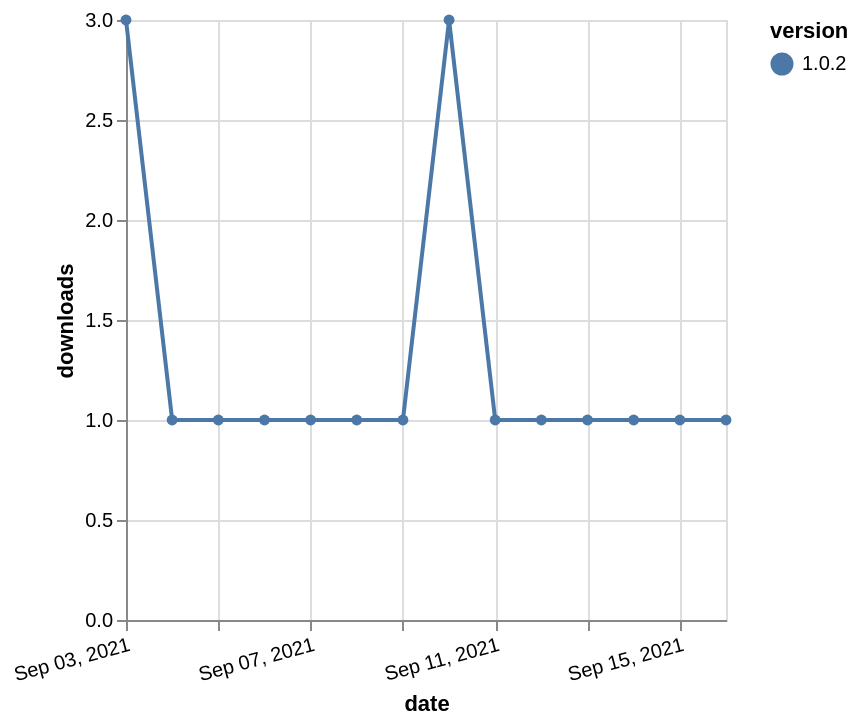

Vega-Lite specification for this chart:
### Vega-Lite specification from a JSON file in a GitHub repository (floating-point values rounded to 4 significant figures)
{"$schema": "https://vega.github.io/schema/vega-lite/v5.json", "description": "A simple bar chart with embedded data.", "data": {"values": [{"date": "2021-09-03", "total": 75, "delta": 3, "version": "1.0.2"}, {"date": "2021-09-04", "total": 76, "delta": 1, "version": "1.0.2"}, {"date": "2021-09-05", "total": 77, "delta": 1, "version": "1.0.2"}, {"date": "2021-09-06", "total": 78, "delta": 1, "version": "1.0.2"}, {"date": "2021-09-07", "total": 79, "delta": 1, "version": "1.0.2"}, {"date": "2021-09-08", "total": 80, "delta": 1, "version": "1.0.2"}, {"date": "2021-09-09", "total": 81, "delta": 1, "version": "1.0.2"}, {"date": "2021-09-10", "total": 84, "delta": 3, "version": "1.0.2"}, {"date": "2021-09-11", "total": 85, "delta": 1, "version": "1.0.2"}, {"date": "2021-09-12", "total": 86, "delta": 1, "version": "1.0.2"}, {"date": "2021-09-13", "total": 87, "delta": 1, "version": "1.0.2"}, {"date": "2021-09-14", "total": 88, "delta": 1, "version": "1.0.2"}, {"date": "2021-09-15", "total": 89, "delta": 1, "version": "1.0.2"}, {"date": "2021-09-16", "total": 90, "delta": 1, "version": "1.0.2"}]}, "width": "container", "mark": {"type": "line", "point": {"filled": true}}, "encoding": {"x": {"field": "date", "type": "temporal", "timeUnit": "yearmonthdate", "title": "date", "axis": {"labelAngle": -15}}, "y": {"field": "delta", "type": "quantitative", "title": "downloads"}, "color": {"field": "version", "type": "nominal"}, "tooltip": {"field": "delta"}}}
